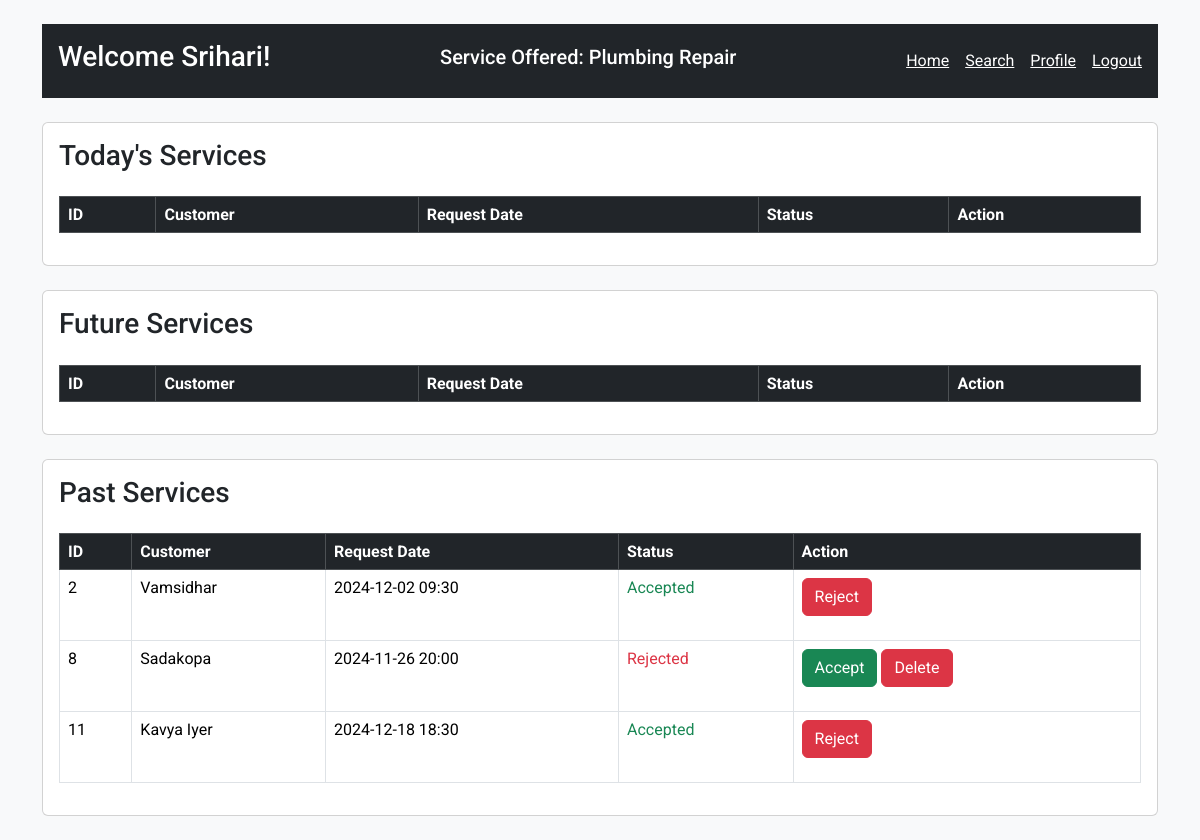
/professional/1/dashboard, run on the app's committed database.
### application/models.py (models this page shows)
class Professional(db.Model):
    __tablename__ = 'Professionals'
    id = db.Column(db.Integer, primary_key=True, autoincrement=True)
    user_id = db.Column(db.Integer, db.ForeignKey('Users.id', ondelete="CASCADE"), nullable=False)
    service_id = db.Column(db.Integer, db.ForeignKey('Services.id', ondelete="SET NULL"), nullable=False)
    name = db.Column(db.Text, nullable=False)
    phone = db.Column(db.Text, nullable=False)
    experience_years = db.Column(db.Integer, nullable=False)
    description = db.Column(db.Text, nullable=False)
    is_verified = db.Column(db.Text, default=False)
    documents_path = db.Column(db.Text)
    average_rating = db.Column(db.Numeric(3, 2), default=0.0)
    is_blocked = db.Column(db.Boolean, default = False)
    location = db.Column(db.Text, nullable = False)
    pincode = db.Column(db.Integer, nullable = False)
    user = db.relationship('User', back_populates='professional')
    service = db.relationship('Service', back_populates='professionals')
    service_requests = db.relationship(
        'ServiceRequest',
        back_populates='professional',
        cascade="all, delete-orphan"
    )
    reviews = db.relationship(
        'Review',
        back_populates='professional',
        cascade="all, delete-orphan"
    )

class Service(db.Model):
    __tablename__ = 'Services'
    id = db.Column(db.Integer, primary_key=True, autoincrement=True)
    name = db.Column(db.Text, nullable=False, unique=True)
    base_price = db.Column(db.Numeric(10, 2), nullable=False)
    description = db.Column(db.Text, nullable=False)
    time_required = db.Column(db.Integer, nullable=False)
    category = db.Column(db.Text, nullable = False)
    professionals = db.relationship(
        'Professional',
        back_populates='service',
        cascade="all, delete-orphan"
    )
    service_requests = db.relationship(
        'ServiceRequest',
        back_populates='service',
        cascade="all, delete-orphan"
    )

class ServiceRequest(db.Model):
    __tablename__ = 'Service_Requests'
    id = db.Column(db.Integer, primary_key=True, autoincrement=True)
    customer_id = db.Column(db.Integer, db.ForeignKey('Customers.id', ondelete="CASCADE"), nullable=False)
    service_id = db.Column(db.Integer, db.ForeignKey('Services.id', ondelete="CASCADE"), nullable=False)
    professional_id = db.Column(db.Integer, db.ForeignKey('Professionals.id', ondelete="CASCADE"), nullable=False)
    request_date = db.Column(db.DateTime, nullable=False, default=datetime.utcnow)
    completed_date = db.Column(db.DateTime)
    status = db.Column(db.String(20), nullable=False)
    is_completed_professional = db.Column(db.Boolean(20), nullable=False)
    is_completed_customer = db.Column(db.Boolean(20), nullable=False)
    rating = db.Column(db.Numeric(3, 2))
    customer = db.relationship('Customer', back_populates='service_requests')
    service = db.relationship('Service', back_populates='service_requests')
    professional = db.relationship('Professional', back_populates='service_requests')
    review = db.relationship(
        'Review',
        back_populates='service_request',
        cascade="all, delete-orphan",
        uselist=False
    )

class Customer(db.Model):
    __tablename__ = 'Customers'
    id = db.Column(db.Integer, primary_key=True, autoincrement=True)
    user_id = db.Column(db.Integer, db.ForeignKey('Users.id', ondelete="CASCADE"), nullable=False)
    name = db.Column(db.Text, nullable=False)
    phone = db.Column(db.Text, nullable=False)
    address = db.Column(db.Text, nullable=False)
    pincode = db.Column(db.Integer, nullable=False)
    is_blocked = db.Column(db.Boolean, default = False)
    user = db.relationship('User', back_populates='customer')
    service_requests = db.relationship(
        'ServiceRequest',
        back_populates='customer',
        cascade="all, delete-orphan"
    )
    reviews = db.relationship(
        'Review',
        back_populates='customer',
        cascade="all, delete-orphan"
    )

### app.py (the view)
@app.route('/professional/<int:professional_id>/dashboard')
def professional_dashboard(professional_id):
    professional = Professional.query.get_or_404(professional_id)
    today = datetime.utcnow().date()
    todays_services = ServiceRequest.query.filter(
        ServiceRequest.professional_id == professional_id,
        db.func.date(ServiceRequest.request_date) == today,
        ServiceRequest.status != "Deleted"
    ).all()
    future_services = ServiceRequest.query.filter(
        ServiceRequest.professional_id == professional_id,
        db.func.date(ServiceRequest.request_date) > today,
        ServiceRequest.status != "Deleted"
    ).all()
    past_services = ServiceRequest.query.filter(
        ServiceRequest.professional_id == professional_id,
        db.func.date(ServiceRequest.request_date) < today,
        ServiceRequest.status != "Deleted"
    ).all()
    return render_template(
        'professional_dashboard.html',
        professional=professional,
        todays_services=todays_services,
        future_services=future_services,
        past_services=past_services
    )

### templates/professional_dashboard.html (shortened to what this page needs)
<html lang="en">
<head>
    <link href="https://cdn.jsdelivr.net/npm/bootstrap@5.3.3/dist/css/bootstrap.min.css" rel="stylesheet">
</head>
<body>
    <div class="container mt-4">
        <div class="bg-dark text-white p-3 mb-4 d-flex justify-content-between align-items-center">
            <h3>Welcome {{ professional.name }}!</h3>
            <h5>Service Offered: {{ professional.service.name }}</h5>
            <div class="nav">
                <a href="{{ url_for('professional_dashboard', professional_id=professional.id) }}" class="text-white me-3">Home</a>
                <a href="{{ url_for('search_professional', professional_id=professional.id) }}" class="text-white me-3">Search</a>
                <a href="{{ url_for('professional_profile', professional_id=professional.id) }}" class="text-white me-3">Profile</a>
                <a href="{{ url_for('user_login') }}" class="text-white">Logout</a>
            </div>
        </div>
        <div class="card mb-4">
            <div class="card-body">
                <h3 class="card-title mb-4">Today's Services</h3>
                <table class="table table-bordered">
                    <thead class="table-dark">
                        <tr>
                            <th>ID</th>
                            <th>Customer</th>
                            <th>Request Date</th>
                            <th>Status</th>
                            <th>Action</th>
                        </tr>
                    </thead>
                </table>
            </div>
        </div>
        <div class="card mb-4">
            <div class="card-body">
                <h3 class="card-title mb-4">Future Services</h3>
                <table class="table table-bordered">
                    <thead class="table-dark">
                        <tr>
                            <th>ID</th>
                            <th>Customer</th>
                            <th>Request Date</th>
                            <th>Status</th>
                            <th>Action</th>
                        </tr>
                    </thead>
                </table>
            </div>
        </div>
        <div class="card mb-4">
            <div class="card-body">
                <h3 class="card-title mb-4">Past Services</h3>
                <table class="table table-bordered">
                    <thead class="table-dark">
                        <tr>
                            <th>ID</th>
                            <th>Customer</th>
                            <th>Request Date</th>
                            <th>Status</th>
                            <th>Action</th>
                        </tr>
                    </thead>
                    <tbody>
                        {% for service in past_services %}
                        <tr>
                            <td>{{ service.id }}</td>
                            <td>{{ service.customer.name }}</td>
                            <td>{{ service.request_date.strftime('%Y-%m-%d %H:%M') }}</td>
                            <td>
                                {% if service.status == "Pending" %}
                                    <span class="text-warning">Pending</span>
                                {% elif service.status == "Accepted" %}
                                    <span class="text-success">Accepted</span>
                                {% elif service.status == "Rejected" %}
                                    <span class="text-danger">Rejected</span>
                                {% elif service.status == "Reported" %}
                                    <span class="text-danger">Reported</span>
                                {% else %}
                                    <span class="text-primary">Completed</span>
                                {% endif %}
                            </td>
                            <td>
                                {% if service.status == "Pending" %}
                                    <form method="POST" action="{{ url_for('handle_service_request_action', request_id=service.id) }}">
                                        <button name="action" value="accept" class="btn btn-success">Accept</button>
                                        <button name="action" value="reject" class="btn btn-danger">Reject</button>
                                    </form>
                                {% elif service.status == "Accepted" %}
                                    <form method="POST" action="{{ url_for('handle_service_request_action', request_id=service.id) }}">
                                        <button name="action" value="reject" class="btn btn-danger">Reject</button>
                                    </form>
                                {% elif service.status == "Rejected" %}
                                    <form method="POST" action="{{ url_for('handle_service_request_action', request_id=service.id) }}">
                                        <button name="action" value="accept" class="btn btn-success">Accept</button>
                                        <button name="action" value="delete" class="btn btn-danger">Delete</button>
                                    </form>
                                {% elif service.status == "Reported" %}
                                    <form method="POST" action="{{ url_for('view_report_professional', request_id=service.id) }}">
                                        <button name="action" value="view_report" class="btn btn-success">View Report</button>
                                    </form>
                                {% else %}
                                    <form method="POST" action="{{ url_for('view_review_professional', request_id=service.id) }}">
                                        <button class="btn btn-success">View Review</button>
                                    </form>
                                {% endif %}
                            </td>
                        </tr>
                        {% endfor %}
                    </tbody>
                </table>
            </div>
        </div>
    </div>
</body>
</html>

### templates/professional_dashboard.html (style rules this page uses)
body { font-family: 'Roboto', sans-serif; background-color: #f8f9fa; }

### data on the page
Professional: name "Srihari"
Service: service.name "Plumbing Repair"
ServiceRequest: id "2", customer.name "Vamsidhar", request_date "2024-12-02 09:30", status "Accepted"
ServiceRequest: id "8", customer.name "Sadakopa", request_date "2024-11-26 20:00", status "Rejected"
ServiceRequest: id "11", customer.name "Kavya Iyer", request_date "2024-12-18 18:30", status "Accepted"
